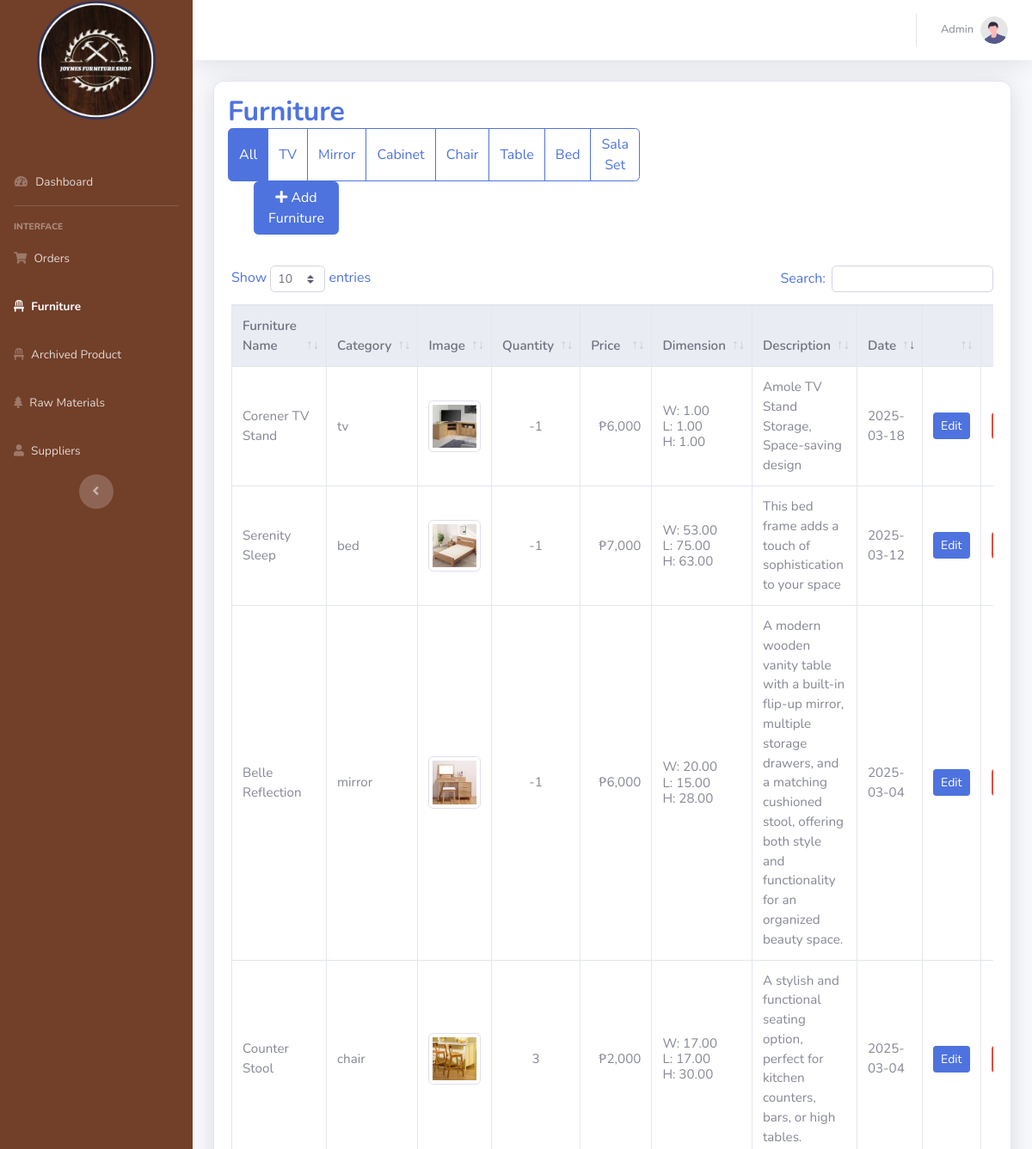
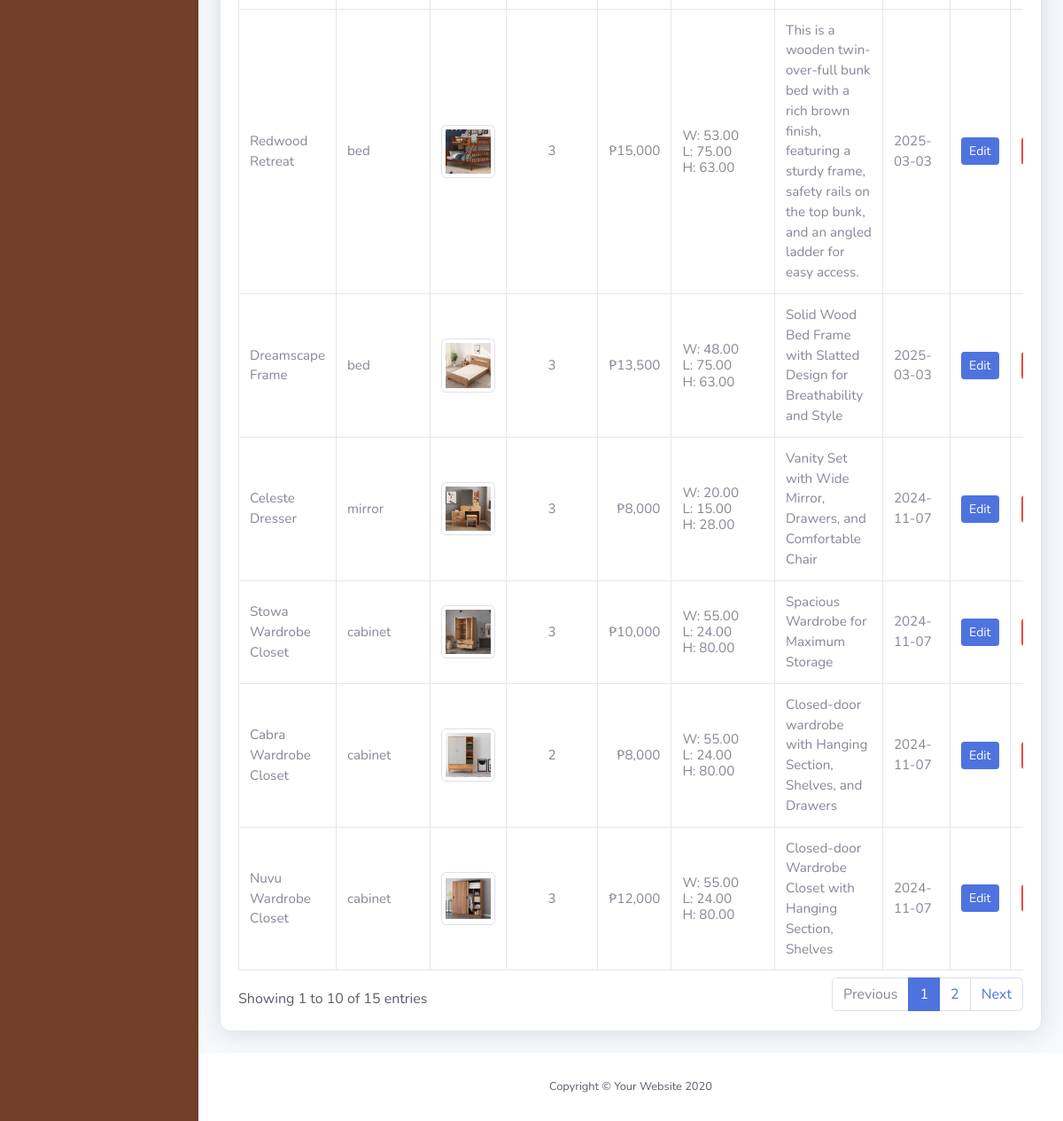
Page /tables.php on the earlier database version (2 pictures, top to bottom).
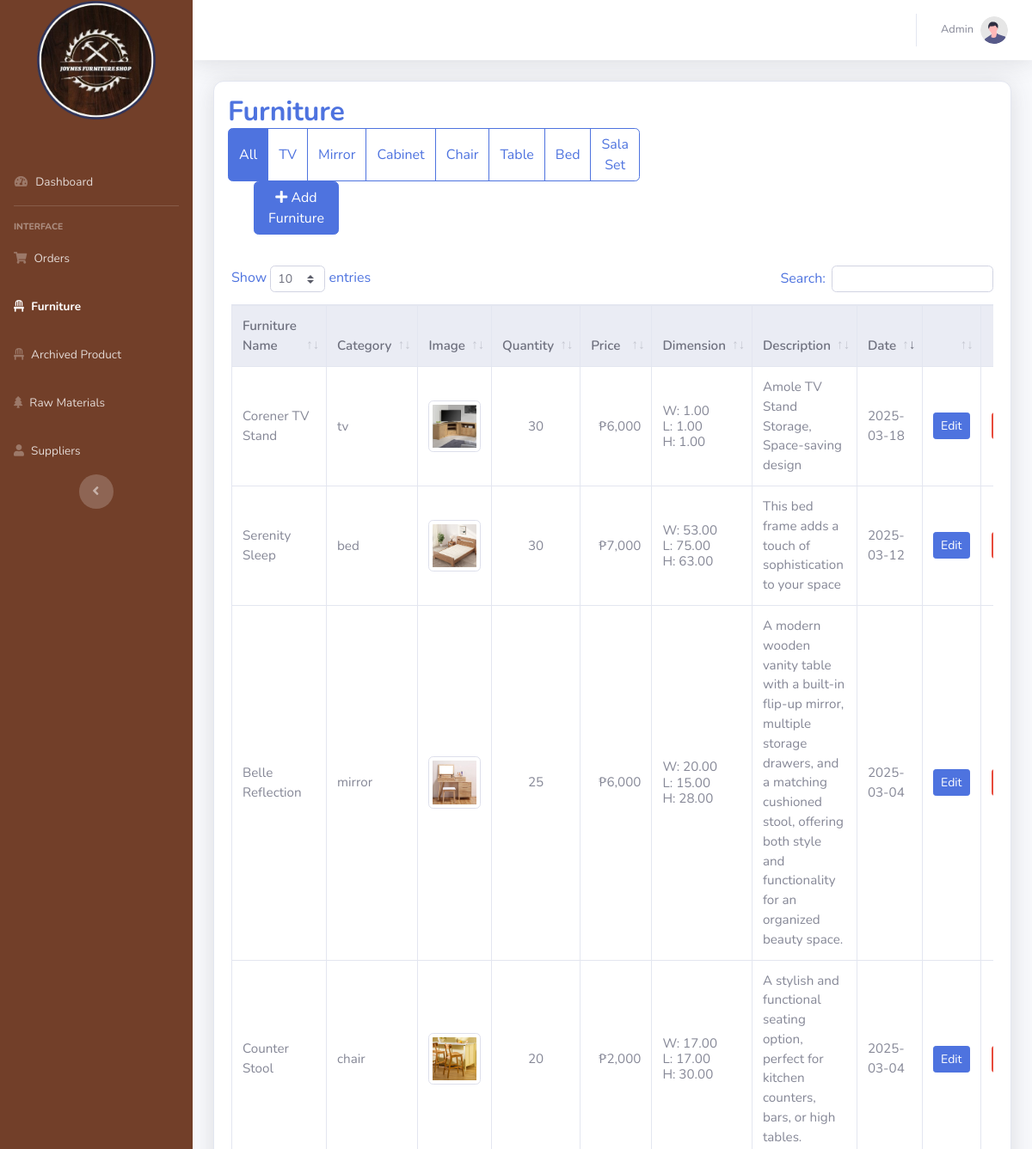
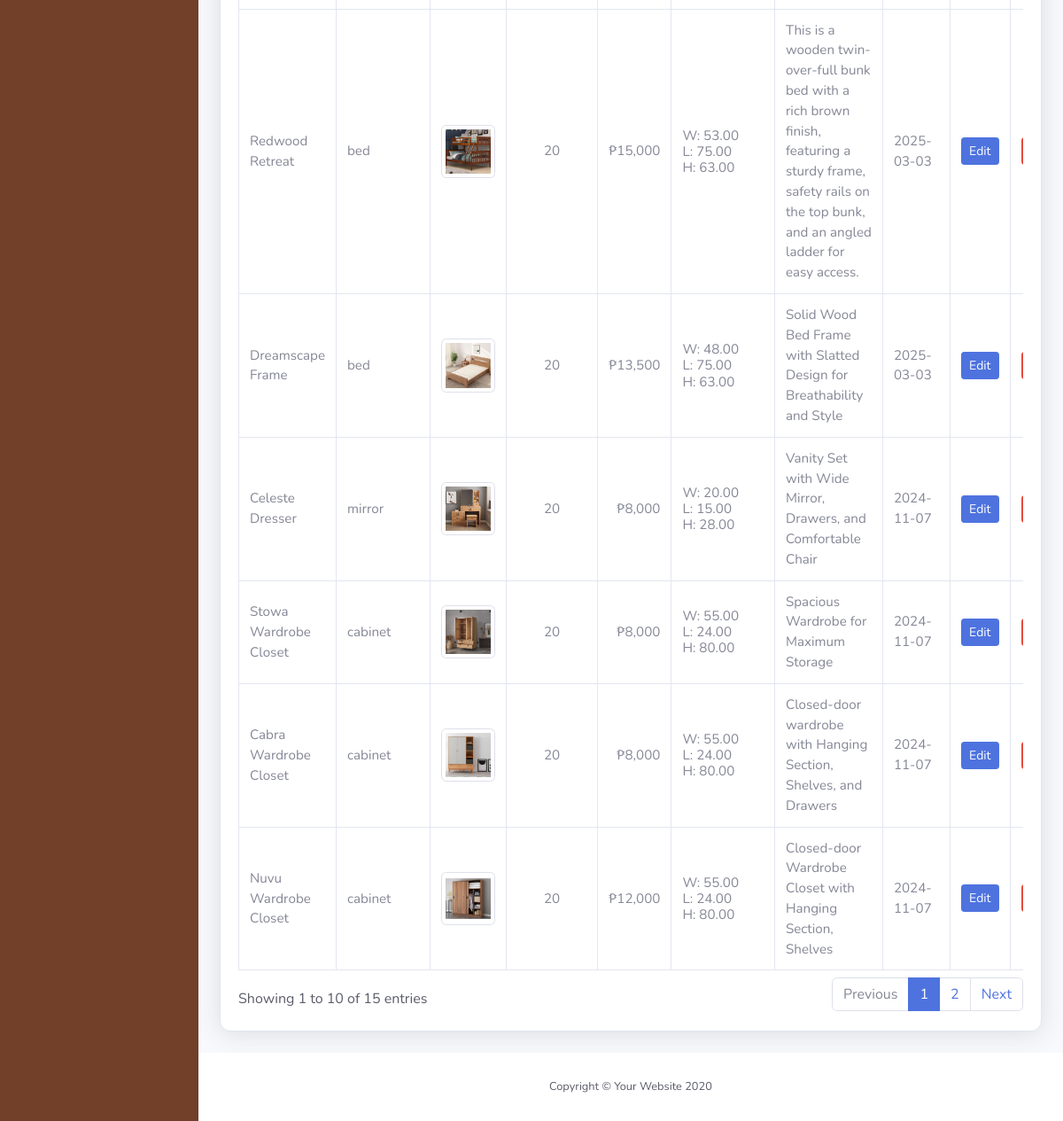
Same page on the later database version (2 pictures, top to bottom).
### tables this page shows
CREATE TABLE `furnituretbl` (
  `fID` bigint(20) NOT NULL,
  `fName` varchar(255) NOT NULL,
  `category` varchar(255) NOT NULL,
  `image` varchar(255) NOT NULL,
  `fDes` varchar(5000) NOT NULL,
  `fQuantity` int(11) NOT NULL,
  `cost` bigint(255) NOT NULL,
  `date` date NOT NULL,
  `width` decimal(10,2) DEFAULT NULL,
  `length` decimal(10,2) DEFAULT NULL,
  `height` decimal(10,2) DEFAULT NULL
);

### tables.php (the view, shortened to what this page needs)
<?php
include("database.php");
$selectedCategory = isset($_GET['category']) ? $_GET['category'] : '';
if ($selectedCategory && $selectedCategory !== 'all') {
    $furnituresql = "SELECT * FROM furnituretbl WHERE category = '" . mysqli_real_escape_string($conn, $selectedCategory) . "' ORDER BY fID DESC";
} else {
    $furnituresql = "SELECT * FROM furnituretbl ORDER BY fID DESC";
}
$furnitureresult = mysqli_query($conn, $furnituresql);
?>
<!DOCTYPE html>
<html lang="en">
<head>
    <link href="vendor/fontawesome-free/css/all.min.css" rel="stylesheet" type="text/css">
    <link href="css/sb-admin-2.min.css" rel="stylesheet">
    <link href="css/newstyle.css" rel="stylesheet">
    <link href="vendor/datatables/dataTables.bootstrap4.min.css" rel="stylesheet">
</head>
<body id="page-top">
    <div id="wrapper">
        <ul class="navbar-nav sidebar sidebar-dark accordion" id="accordionSidebar">
            <a class="logo sidebar-brand d-flex align-items-center justify-content-center" href="admin.php">
                <div class="sidebar-brand-icon ">
                    <img src="logo.png" class="img-fluid ">
                </div>
            </a>
            <li class="nav-item mt-5">
                <a class="nav-link" href="admin.php">
                    <i class="fas fa-fw fa-tachometer-alt"></i>
                    <span>Dashboard</span></a>
            </li>
            <hr class="sidebar-divider">
            <div class="sidebar-heading">
                Interface
            </div>
            <li class="nav-item">
                <a class="nav-link collapsed" href="adminOrder.php">
                    <i class="fas fa-shopping-cart"></i>
                    <span>Orders</span>
                </a>
            </li>
            <li class="nav-item active">
                <a class="nav-link collapsed" href="tables.php">
                    <i class="fas fa-solid fa-chair"></i>
                    <span>Furniture</span>
                </a>
            </li>
            <li class="nav-item">
                <a class="nav-link collapsed" href="archiveprod.php">
                    <i class="fas fa-solid fa-chair"></i>
                    <span>Archived Product</span>
                </a>
            </li>
            <li class="nav-item">
                <a class="nav-link collapsed" href="rawtable.php">
                    <i class="fas fa-solid fa-tree"></i>
                    <span>Raw Materials</span>
                </a>
            </li>
            <li class="nav-item">
                <a class="nav-link " href="suppliers.php">
                    <i class="fas fa-solid fa-user"></i>
                    <span>Suppliers</span>
                </a>
            </li>
            <div class="text-center d-none d-md-inline">
                <button class="rounded-circle border-0" id="sidebarToggle"></button>
            </div>
        </ul>
        <div id="content-wrapper" class="d-flex flex-column">
            <div id="content">
                <nav
                    class="navbar navbar-expand navbar-light bg-white topbar mb-4 static-top shadow align-items-center">
                    <ul class="navbar-nav ml-auto">
                        <li class="nav-item dropdown no-arrow">
                            <a class="nav-link dropdown-toggle" href="#" id="userDropdown" role="button" data-toggle="dropdown" aria-haspopup="true" aria-expanded="false">
                                <span class="mr-2 d-none d-lg-inline text-gray-600 small">Admin</span>
                                <img class="img-profile rounded-circle" src="img/undraw_profile.svg">
                            </a>
                        </li>
                    </ul>
                </nav>
                <div class="container-fluid">
                    <div class="card shadow mb-4">
                        <div class="row  py-3 px-3 align-items-center">
                            <div class="col-lg-6">
                                <h2 class="font-weight-bold text-primary mb-0">Furniture</h2>
                            </div>
                            <div class="col-lg-4" style="margin-right: 600px;">
                                <form method="GET" id="categoryFilterForm" class="form-inline" style="margin-right: 500px;">
                                    <div class="btn-group btn-group-toggle" data-toggle="buttons">
                                        <label class="btn btn-outline-primary <?php if ($selectedCategory === '' || $selectedCategory === 'all') echo 'active'; ?>">
                                            <input type="radio" name="category" value="all" autocomplete="off" onchange="this.form.submit()" <?php if ($selectedCategory === '' || $selectedCategory === 'all') echo 'checked'; ?>> All
                                        </label>
                                        <label class="btn btn-outline-primary <?php if ($selectedCategory === 'tv') echo 'active'; ?>">
                                            <input type="radio" name="category" value="tv" autocomplete="off" onchange="this.form.submit()" <?php if ($selectedCategory === 'tv') echo 'checked'; ?>> TV
                                        </label>
                                        <label class="btn btn-outline-primary <?php if ($selectedCategory === 'mirror') echo 'active'; ?>">
                                            <input type="radio" name="category" value="mirror" autocomplete="off" onchange="this.form.submit()" <?php if ($selectedCategory === 'mirror') echo 'checked'; ?>> Mirror
                                        </label>
                                        <label class="btn btn-outline-primary <?php if ($selectedCategory === 'cabinet') echo 'active'; ?>">
                                            <input type="radio" name="category" value="cabinet" autocomplete="off" onchange="this.form.submit()" <?php if ($selectedCategory === 'cabinet') echo 'checked'; ?>> Cabinet
                                        </label>
                                        <label class="btn btn-outline-primary <?php if ($selectedCategory === 'chair') echo 'active'; ?>">
                                            <input type="radio" name="category" value="chair" autocomplete="off" onchange="this.form.submit()" <?php if ($selectedCategory === 'chair') echo 'checked'; ?>> Chair
                                        </label>
                                        <label class="btn btn-outline-primary <?php if ($selectedCategory === 'table') echo 'active'; ?>">
                                            <input type="radio" name="category" value="table" autocomplete="off" onchange="this.form.submit()" <?php if ($selectedCategory === 'table') echo 'checked'; ?>> Table
                                        </label>
                                        <label class="btn btn-outline-primary <?php if ($selectedCategory === 'bed') echo 'active'; ?>">
                                            <input type="radio" name="category" value="bed" autocomplete="off" onchange="this.form.submit()" <?php if ($selectedCategory === 'bed') echo 'checked'; ?>> Bed
                                        </label>
                                        <label class="btn btn-outline-primary <?php if ($selectedCategory === 'sala') echo 'active'; ?>">
                                            <input type="radio" name="category" value="sala" autocomplete="off" onchange="this.form.submit()" <?php if ($selectedCategory === 'sala') echo 'checked'; ?>> Sala Set
                                        </label>
                                    </div>
                                </form>
                            </div>
                            <div class="col-lg-2 text-right">
                                <a type="btn" class="btn btn-primary" href="#" data-toggle="modal" data-target="#addModal" style="margin-left: 30px;">
                                    <i class="fa fa-plus"></i> Add Furniture
                                </a>
                            </div>
                        </div>
                        <div class="card-body">
                            <div class="table-responsive">
                                <table class="table table-bordered table-hover" id="dataTable" width="100%" cellspacing="0" style="font-size: 0.95rem;">
                                    <thead class="thead-light">
                                        <tr>
                                            <th>Furniture Name</th>
                                            <th>Category</th>
                                            <th>Image</th>
                                            <th>Quantity</th>
                                            <th>Price</th>
                                            <th>Dimension</th>
                                            <th>Description</th>
                                            <th>Date</th>
                                            <th></th>
                                            <th></th>
                                        </tr>
                                    </thead>
                                    <tbody>
                                        <tr>
                                            <?php
                                            while ($row = mysqli_fetch_assoc($furnitureresult)) {
                                                ?>
                                                <td class="align-middle"><?php echo htmlspecialchars($row['fName']); ?></td>
                                                <td class="align-middle"><?php echo htmlspecialchars($row['category']); ?></td>
                                                <td class="align-middle text-center">
                                                    <img src="./up/<?php echo htmlspecialchars($row['image']); ?>" alt="" width="150" height="150" class="img-thumbnail rounded">
                                                </td>
                                                <td class="align-middle text-center"><?php echo (int)$row['fQuantity']; ?></td>
                                                <td class="align-middle text-right">&#8369;<?php echo number_format($row['cost'], 0, '.', ','); ?></td>
                                                <td class="align-middle" style="min-width: 90px;">
                                                <?php
                                                    $widths = isset($row['width']) ? explode(',', $row['width']) : array();
                                                    $lengths = isset($row['length']) ? explode(',', $row['length']) : array();
                                                    $heights = isset($row['height']) ? explode(',', $row['height']) : array();
                                                    $maxItems = 1;
                                                    if (!empty($widths)) $maxItems = max($maxItems, count($widths));
                                                    if (!empty($lengths)) $maxItems = max($maxItems, count($lengths));
                                                    if (!empty($heights)) $maxItems = max($maxItems, count($heights));
                                                    $maxDim = $maxItems;
                                                    for ($i = 0; $i < $maxDim; $i++) {
                                                        $w = isset($widths[$i]) ? trim($widths[$i]) : (isset($widths[0]) ? trim($widths[0]) : '');
                                                        $l = isset($lengths[$i]) ? trim($lengths[$i]) : (isset($lengths[0]) ? trim($lengths[0]) : '');
                                                        $h = isset($heights[$i]) ? trim($heights[$i]) : (isset($heights[0]) ? trim($heights[0]) : '');
                                                        if ($w !== '' || $l !== '' || $h !== '') {
                                                            echo '<div style="line-height:1.2;">';
                                                            echo 'W: ' . htmlspecialchars($w) . '<br>';
                                                            echo 'L: ' . htmlspecialchars($l) . '<br>';
                                                            echo 'H: ' . htmlspecialchars($h);
                                                            echo '</div>';
                                                        } else {
                                                            echo '<div style="line-height:1.2;">N/A</div>';
                                                        }
                                                    }
                                                ?>
                                                </td>
                                                <td class="align-middle"><?php echo htmlspecialchars($row['fDes']); ?></td>
                                                <td class="align-middle"><?php echo htmlspecialchars($row['date']); ?></td>
                                                <td class="align-middle text-center">
                                                    <button class="update btn btn-primary btn-sm" data-toggle="modal"
                                                            data-target="#editModal" data-id="<?php echo $row['fID']; ?>"
                                                            data-name="<?php echo htmlspecialchars($row['fName']); ?>"
                                                            data-category="<?php echo htmlspecialchars($row['category']); ?>"
                                                            data-quantity="<?php echo (int)$row['fQuantity']; ?>"
                                                            data-price="<?php echo $row['cost']; ?>"
                                                            data-description="<?php echo htmlspecialchars($row['fDes']); ?>"
                                                            data-image="<?php echo htmlspecialchars($row['image']); ?>">
                                                            Edit
                                                    </button>
                                                </td>
                                                <td class="align-middle text-center">
                                                    <a href="archive.php?id=<?php echo $row['fID']; ?>"
                                                            type="button" class="delete btn btn-danger btn-sm">Hide</a>
                                                </td>
                                            </tr>
                                            <?php
                                            }
                                            ?>
                                    </tbody>
                                </table>
                            </div>
                        </div>
                    </div>
                </div>
            </div>
            <footer class="sticky-footer bg-white">
                <div class="container my-auto">
                    <div class="copyright text-center my-auto">
                        <span>Copyright &copy; Your Website 2020</span>
                    </div>
                </div>
            </footer>
        </div>
    </div>
</body>
</html>

### css/newstyle.css (style rules this page uses)
.logo { margin-bottom: 30px; margin-top: 35px; }
.sidebar { background-color: rgba(114,63,41,255); }

### tables.php (style rules this page uses)
body { font-family: 'Nunito', sans-serif; background-color: #f8f9fc; color: #5a5c69; }
.card { border-radius: 0.75rem; box-shadow: 0 0.15rem 1.75rem 0 rgb(58 59 69 / 15%); }
.card .row.py-3.px-3 { padding-top: 1rem !important; padding-bottom: 1rem !important; padding-left: 1rem !important; padding-right: 1rem !important; }
h2.text-primary { color: #4e73df !important; }
table.dataTable thead th { background-color: #4e73df; color: white; font-weight: 600; border-bottom: none; }
.btn-primary { background-color: #4e73df; border-color: #4e73df; transition: background-color 0.3s ease; }
label { font-weight: 600; color: #4e73df; }

Differences in the rows shown:
changed furnituretbl "Corener TV Stand": fQuantity "-1" → "30"
changed furnituretbl "Serenity Sleep": fQuantity "-1" → "30"
changed furnituretbl "Belle Reflection": fQuantity "-1" → "25"
changed furnituretbl "Counter Stool": fQuantity "3" → "20"
changed furnituretbl "Redwood Retreat": fQuantity "3" → "20"
changed furnituretbl "Dreamscape Frame": fQuantity "3" → "20"
changed furnituretbl "Celeste Dresser": fQuantity "3" → "20"
changed furnituretbl "Stowa Wardrobe Closet": fQuantity "3" → "20"; cost "10,000" → "8,000"
changed furnituretbl "Cabra Wardrobe Closet": fQuantity "2" → "20"
changed furnituretbl "Nuvu Wardrobe Closet": fQuantity "3" → "20"
